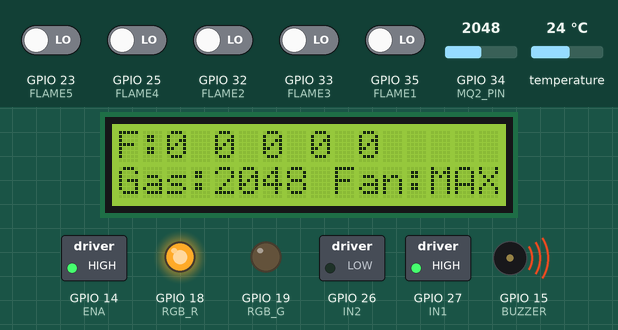
This sketch was run on a simulated ESP32. Shown: 16×2 character LCD, switched loads named in the sketch (green lamp = pin HIGH), output pins drawn as LEDs (lit = HIGH), buzzer (waves = sounding, pin HIGH). The inputs (shaded band) are chosen by the test bench; at power-on: GPIO 23 (FLAME5), GPIO 25 (FLAME4), GPIO 32 (FLAME2), GPIO 33 (FLAME3), GPIO 35 (FLAME1) LOW, GPIO 34 (MQ2_PIN) = 2048, temperature 24 °C. WiFi joins after 1.5 s; servers stay silent unless stated; what the sketch prints to the serial monitor is not drawn.

Above: at 6.0 s.
6.1 s: GPIO 34 (MQ2_PIN) set to 1943
At 8.4 s:
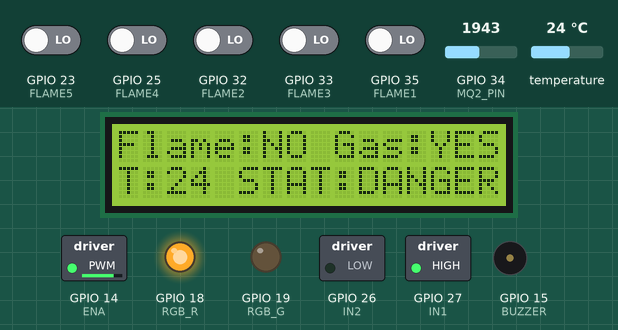
9.9 s: GPIO 34 (MQ2_PIN) set to 1428
At 13.3 s:
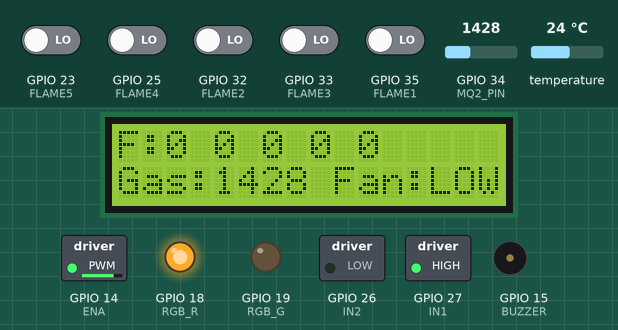
13.6 s: GPIO 34 (MQ2_PIN) set to 1342
At 16.7 s:
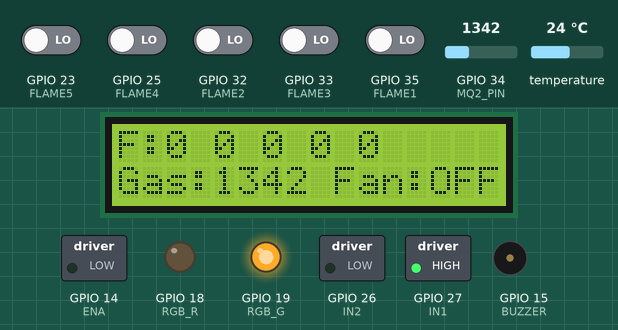
17.4 s: GPIO 23 (FLAME5) driven HIGH
At 21.0 s:
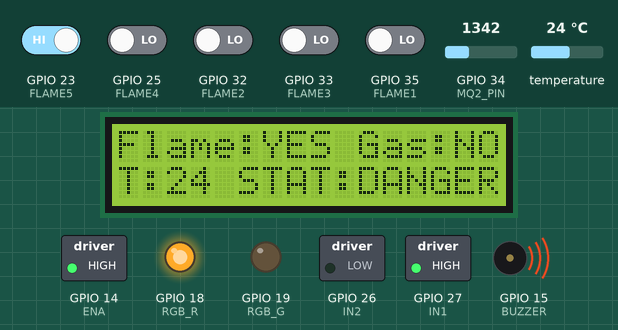
21.2 s: GPIO 34 (MQ2_PIN) set to 1540
At 24.7 s:
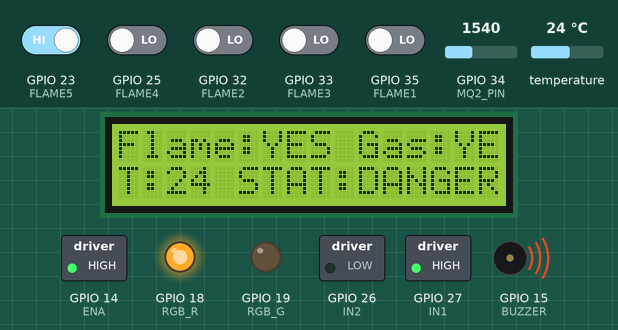
25.0 s: temperature set to 12 °C
At 28.4 s:
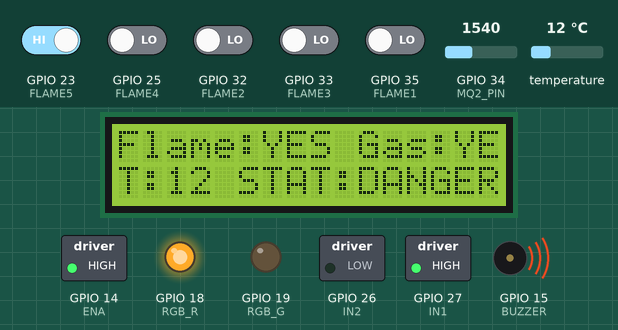
Timing chart, 0 to 29.7 s (numbered marks = the images above; inputs shaded):
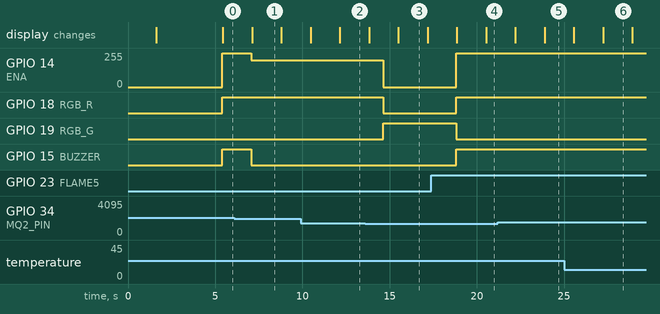

The sketch:

fire_test1.ino
```cpp
#include <WiFi.h>
#include <WebServer.h>
#include <LiquidCrystal_I2C.h>
#include <OneWire.h>
#include <DallasTemperature.h>

// ================= WiFi CREDENTIALS =================
const char* ssid = "Sarah's A16";        // Change this
const char* password = "sarah124"; // Change this

WebServer server(80);
LiquidCrystal_I2C lcd(0x27, 16, 2);

#define FLAME1 35
#define FLAME2 32
#define FLAME3 33
#define FLAME4 25
#define FLAME5 23
#define MQ2_PIN 34
#define BUZZER 15
#define IN1 27
#define IN2 26
#define ENA 14
#define RGB_R 18
#define RGB_G 19
#define ONE_WIRE_BUS 4

// ================= SMOKE THRESHOLDS =================
#define SMOKE_NONE 1400
#define SMOKE_LOW  2000

// ================= MOTOR SPEEDS =================
#define MOTOR_OFF  0
#define MOTOR_LOW  200
#define MOTOR_MAX  255

OneWire oneWire(ONE_WIRE_BUS);
DallasTemperature tempSensor(&oneWire);

// Global variables for sensor readings
int s1, s2, s3, s4, s5;
int gasValue;
int temperature;
int motorSpeed;
bool fireDetected;
bool gasDetected;
bool Smoke;
bool danger;
unsigned long lastLcdUpdate = 0;
unsigned long lastSerialUpdate = 0;
int lcdPage = 0;

void setup() {
  Serial.begin(115200);

  lcd.init();
  lcd.backlight();
  tempSensor.begin();

  pinMode(FLAME1, INPUT);
  pinMode(FLAME2, INPUT);
  pinMode(FLAME3, INPUT);
  pinMode(FLAME4, INPUT);
  pinMode(FLAME5, INPUT);
  pinMode(BUZZER, OUTPUT);
  digitalWrite(BUZZER, LOW);

  pinMode(RGB_R, OUTPUT);
  pinMode(RGB_G, OUTPUT);
  pinMode(IN1, OUTPUT);
  pinMode(IN2, OUTPUT);
  pinMode(ENA, OUTPUT);

  // Motor direction (fixed forward)
  digitalWrite(IN1, HIGH);
  digitalWrite(IN2, LOW);

  // Connect to WiFi
  Serial.println("=========================");
  Serial.print("Connecting to: ");
  Serial.println(ssid);
  Serial.println("=========================");

  WiFi.mode(WIFI_STA);
  WiFi.begin(ssid, password);

  lcd.setCursor(0, 0);
  lcd.print("Connecting WiFi");

  int attempts = 0;
  while (WiFi.status() != WL_CONNECTED && attempts < 40) {
    delay(500);
    Serial.print(".");
    attempts++;
  }
  Serial.println();

  if (WiFi.status() != WL_CONNECTED) {
    Serial.println("=========================");
    Serial.println("WiFi Connection FAILED!");
    Serial.println("=========================");
    Serial.println("Check:");
    Serial.println("1. WiFi name is correct");
    Serial.println("2. Password is correct");
    Serial.println("3. WiFi is 2.4GHz (not 5GHz)");
    Serial.println("4. Router is working");
    Serial.println("=========================");

    lcd.clear();
    lcd.setCursor(0, 0);
    lcd.print("WiFi Failed!");
    lcd.setCursor(0, 1);
    lcd.print("Check Serial");

    while(1) { delay(1000); } // Stop here
  }

  Serial.println();
  Serial.println("=========================");
  Serial.println("WiFi Connected!");
  Serial.println("=========================");

  lcd.clear();
  lcd.setCursor(0, 0);
  lcd.print("WiFi Connected");
  lcd.setCursor(0, 1);
  lcd.print(WiFi.localIP());
  delay(3000);

  // Setup web server routes
  server.on("/", handleRoot);
  server.on("/data", handleData);
  server.begin();

  Serial.println("Web server started");
  Serial.println("=========================");
  Serial.print("IP Address: ");
  Serial.println(WiFi.localIP());
  Serial.println("=========================");
  Serial.println("Open this in your browser!");
  Serial.println();
}

void loop() {
  server.handleClient();

  // Read all sensors
  s1 = digitalRead(FLAME1);
  s2 = digitalRead(FLAME2);
  s3 = digitalRead(FLAME3);
  s4 = digitalRead(FLAME4);
  s5 = digitalRead(FLAME5);
  gasValue = analogRead(MQ2_PIN);

  fireDetected = (s1 == 1 || s2 == 1 || s3 == 1 || s4 == 1 || s5 == 1);
  Smoke = gasValue > SMOKE_LOW;
  gasDetected = gasValue > SMOKE_NONE;
  danger = fireDetected || gasDetected;

  tempSensor.requestTemperatures();
  temperature = tempSensor.getTempCByIndex(0);

  motorSpeed = MOTOR_OFF;

  if (fireDetected) {
    digitalWrite(BUZZER, HIGH);
    digitalWrite(RGB_R, HIGH);
    digitalWrite(RGB_G, LOW);
    motorSpeed = MOTOR_MAX;
  } else if (Smoke) {
    digitalWrite(BUZZER, HIGH);
    digitalWrite(RGB_R, HIGH);
    digitalWrite(RGB_G, LOW);
    motorSpeed = MOTOR_MAX;
    } else if (gasDetected) {
    digitalWrite(BUZZER, LOW);
    digitalWrite(RGB_R, HIGH);
    digitalWrite(RGB_G, LOW);
    motorSpeed = MOTOR_LOW;
  } else {
    digitalWrite(BUZZER, LOW);
    digitalWrite(RGB_R, LOW);
    digitalWrite(RGB_G, HIGH);
    motorSpeed = MOTOR_OFF;
  }

  analogWrite(ENA, motorSpeed);

  // Print to Serial Monitor every 1 second
  if (millis() - lastSerialUpdate >= 1000) {
    lastSerialUpdate = millis();

    Serial.println("=========================");
    Serial.print("IP Address: "); Serial.println(WiFi.localIP());
    Serial.println("=========================");
    Serial.print("D1: "); Serial.print(s1);
    Serial.print(" | D2: "); Serial.print(s2);
    Serial.print(" | D3: "); Serial.print(s3);
    Serial.print(" | D4: "); Serial.print(s4);
    Serial.print(" | D5: "); Serial.println(s5);

    Serial.print("MQ-2 Gas Value: "); Serial.println(gasValue);

    Serial.print("Flame: ");
    Serial.print(fireDetected ? "🔥 YES" : "No");
    Serial.print(" | Gas: ");
    Serial.print(gasDetected ? "💨 YES" : "No");
    Serial.print(" | Danger: ");
    Serial.println(danger ? "⚠️ ACTIVE" : "Safe");

    Serial.print("Temperature: "); Serial.print(temperature); Serial.println("°C");
    Serial.print("Fan Speed: ");
    if (motorSpeed == MOTOR_OFF) Serial.println("OFF (0)");
    else if (motorSpeed == MOTOR_LOW) Serial.println("LOW (200)");
    else Serial.println("MAX (255)");
    Serial.println("=========================");
    Serial.println();
  }

  // Update LCD every 1500ms instead of blocking with delay
  if (millis() - lastLcdUpdate >= 1500) {
    lastLcdUpdate = millis();

    if (lcdPage == 0) {
      // ================= LCD PAGE 1 =================
      lcd.clear();
      lcd.setCursor(0, 0);
      lcd.print("F:");
      lcd.print(s1); lcd.print(" ");
      lcd.print(s2); lcd.print(" ");
      lcd.print(s3); lcd.print(" ");
      lcd.print(s4); lcd.print(" ");
      lcd.print(s5);
      lcd.setCursor(0, 1);
      lcd.print("Gas:");
      lcd.print(gasValue);
      lcd.print(" Fan:");
      if (motorSpeed == MOTOR_OFF) lcd.print("OFF");
      else if (motorSpeed == MOTOR_LOW) lcd.print("LOW");
      else lcd.print("MAX");

      lcdPage = 1;
    } else {
      // ================= LCD PAGE 2 =================
      lcd.clear();
      lcd.setCursor(0, 0);
      lcd.print("Flame:");
      lcd.print(fireDetected ? "YES" : "NO");
      lcd.print(" Gas:");
      lcd.print(gasDetected ? "YES" : "NO");

      lcd.setCursor(0, 1);
      lcd.print("T:"); lcd.print(temperature);
      lcd.print(" STAT:");
      lcd.print(danger ? "DANGER" : "SAFE");

      lcdPage = 0;
    }
  }

  // Small delay to prevent overwhelming the system
  delay(50);
}

void handleRoot() {
  String html = R"rawliteral(
<!DOCTYPE html>
<html>
<head>
  <meta charset="UTF-8">
  <meta name="viewport" content="width=device-width, initial-scale=1.0">
  <title>Fire Detection System</title>
  <style>
    * {
      margin: 0;
      padding: 0;
      box-sizing: border-box;
    }
    body {
      font-family: 'Segoe UI', Tahoma, Geneva, Verdana, sans-serif;
      background: linear-gradient(135deg, #667eea 0%, #764ba2 100%);
      min-height: 100vh;
      padding: 20px;
    }
    .container {
      max-width: 600px;
      margin: 0 auto;
    }
    h1 {
      color: white;
      text-align: center;
      margin-bottom: 30px;
      font-size: 28px;
      text-shadow: 2px 2px 4px rgba(0,0,0,0.3);
    }
    .status-card {
      background: white;
      border-radius: 15px;
      padding: 25px;
      margin-bottom: 20px;
      box-shadow: 0 10px 30px rgba(0,0,0,0.3);
    }
    .alert-banner {
      padding: 20px;
      border-radius: 10px;
      text-align: center;
      font-size: 24px;
      font-weight: bold;
      margin-bottom: 20px;
      animation: pulse 1.5s ease-in-out infinite;
    }
    .alert-danger {
      background: #ff4444;
      color: white;
    }
    .alert-safe {
      background: #00C851;
      color: white;
    }
    @keyframes pulse {
      0%, 100% { transform: scale(1); }
      50% { transform: scale(1.05); }
    }
    .sensor-grid {
      display: grid;
      grid-template-columns: repeat(2, 1fr);
      gap: 15px;
      margin-top: 20px;
    }
    .sensor-box {
      background: #f8f9fa;
      padding: 15px;
      border-radius: 10px;
      text-align: center;
      border: 2px solid #e0e0e0;
    }
    .sensor-label {
      font-size: 14px;
      color: #666;
      margin-bottom: 8px;
    }
    .sensor-value {
      font-size: 24px;
      font-weight: bold;
      color: #333;
    }
    .flame-indicators {
      display: flex;
      justify-content: space-around;
      margin: 20px 0;
    }
    .flame-dot {
      width: 50px;
      height: 50px;
      border-radius: 50%;
      display: flex;
      align-items: center;
      justify-content: center;
      font-weight: bold;
      color: white;
      font-size: 18px;
    }
    .flame-active {
      background: #ff4444;
      box-shadow: 0 0 20px #ff4444;
    }
    .flame-inactive {
      background: #28a745;
    }
    .loading {
      text-align: center;
      color: white;
      font-size: 18px;
    }
  </style>
</head>
<body>
  <div class="container">
    <h1>🔥 Fire Detection System</h1>

    <div id="alert" class="alert-banner alert-safe">SYSTEM SAFE</div>

    <div class="status-card">
      <h2 style="margin-bottom: 15px; color: #333;">Flame Sensors</h2>
      <div class="flame-indicators" id="flameIndicators">
        <div class="flame-dot flame-inactive">1</div>
        <div class="flame-dot flame-inactive">2</div>
        <div class="flame-dot flame-inactive">3</div>
        <div class="flame-dot flame-inactive">4</div>
        <div class="flame-dot flame-inactive">5</div>
      </div>
    </div>

    <div class="status-card">
      <div class="sensor-grid">
        <div class="sensor-box">
          <div class="sensor-label">🔥 Fire Detected</div>
          <div class="sensor-value" id="fireStatus">NO</div>
        </div>
        <div class="sensor-box">
          <div class="sensor-label">💨 Gas Detected</div>
          <div class="sensor-value" id="gasStatus">NO</div>
        </div>
        <div class="sensor-box">
          <div class="sensor-label">🌡️ Temperature</div>
          <div class="sensor-value" id="temperature">--°C</div>
        </div>
        <div class="sensor-box">
          <div class="sensor-label">💨 Gas Value</div>
          <div class="sensor-value" id="gasValue">----</div>
        </div>
        <div class="sensor-box">
          <div class="sensor-label">🌀 Fan Speed</div>
          <div class="sensor-value" id="fanSpeed">OFF</div>
        </div>
        <div class="sensor-box">
          <div class="sensor-label">⚡ Motor PWM</div>
          <div class="sensor-value" id="motorPWM">0</div>
        </div>
      </div>
    </div>
  </div>

  <script>
    function updateData() {
      fetch('/data')
        .then(response => response.json())
        .then(data => {
          // Update alert banner
          const alert = document.getElementById('alert');
          if (data.danger) {
            alert.className = 'alert-banner alert-danger';
            alert.textContent = '⚠️ DANGER DETECTED ⚠️';
          } else {
            alert.className = 'alert-banner alert-safe';
            alert.textContent = '✓ SYSTEM SAFE';
          }

          // Update flame indicators
          const flames = [data.f1, data.f2, data.f3, data.f4, data.f5];
          const container = document.getElementById('flameIndicators');
          container.innerHTML = flames.map((val, i) =>
            `<div class="flame-dot ${val == 1 ? 'flame-active' : 'flame-inactive'}">${i+1}</div>`
          ).join('');

          // Update sensor values
          document.getElementById('fireStatus').textContent = data.fire ? 'YES' : 'NO';
          document.getElementById('fireStatus').style.color = data.fire ? '#ff4444' : '#28a745';

          document.getElementById('gasStatus').textContent = data.gas ? 'YES' : 'NO';
          document.getElementById('gasStatus').style.color = data.gas ? '#ff4444' : '#28a745';

          document.getElementById('temperature').textContent = data.temp + '°C';
          document.getElementById('gasValue').textContent = data.gasVal;

          let fanText = 'OFF';
          if (data.motor == 255) fanText = 'MAX';
          else if (data.motor == 200) fanText = 'LOW';
          document.getElementById('fanSpeed').textContent = fanText;
          document.getElementById('motorPWM').textContent = data.motor;
        })
        .catch(err => console.error('Error:', err));
    }

    // Update every 2 seconds
    setInterval(updateData, 2000);
    updateData(); // Initial update
  </script>
</body>
</html>
)rawliteral";

  server.send(200, "text/html", html);
}

void handleData() {
  String json = "{";
  json += "\"f1\":" + String(s1) + ",";
  json += "\"f2\":" + String(s2) + ",";
  json += "\"f3\":" + String(s3) + ",";
  json += "\"f4\":" + String(s4) + ",";
  json += "\"f5\":" + String(s5) + ",";
  json += "\"gasVal\":" + String(gasValue) + ",";
  json += "\"temp\":" + String(temperature) + ",";
  json += "\"motor\":" + String(motorSpeed) + ",";
  json += "\"fire\":" + String(fireDetected ? "true" : "false") + ",";
  json += "\"gas\":" + String(gasDetected ? "true" : "false") + ",";
  json += "\"danger\":" + String(danger ? "true" : "false");
  json += "}";

  server.send(200, "application/json", json);
}
```

Measured:
- the behaviour switches between 2001 and 2000 on GPIO 34 (MQ2_PIN) (found by bisection; images 0 and 1)
- the behaviour switches between 1401 and 1400 on GPIO 34 (MQ2_PIN) (found by bisection; images 2 and 3)
- after the input at 6.1 s, GPIO 14 (ENA): 255/255 → 200/255 after 0.97 s; GPIO 15 (BUZZER): HIGH → LOW after 0.97 s
- after the input at 9.9 s, the display: first differs from a run without the input after 2.3 s (image 2)
- after the input at 13.6 s, GPIO 14 (ENA): 200/255 → 0/255 after 1.0 s; GPIO 18 (RGB_R): HIGH → LOW after 1.0 s; GPIO 19 (RGB_G): LOW → HIGH after 1.0 s; the display: first differs from a run without the input after 1.9 s (image 3)
- after the input at 17.4 s, GPIO 14 (ENA): 0/255 → 255/255 after 1.4 s; GPIO 18 (RGB_R), GPIO 15 (BUZZER): LOW → HIGH after 1.4 s; GPIO 19 (RGB_G): HIGH → LOW after 1.4 s; the display: first changes after 1.5 s (image 4 shows a later state)
- after the input at 21.2 s, the display: first changes after 1.0 s (image 5 shows a later state)
- after the input at 25.0 s, the display: first differs from a run without the input after 2.3 s (image 6)
